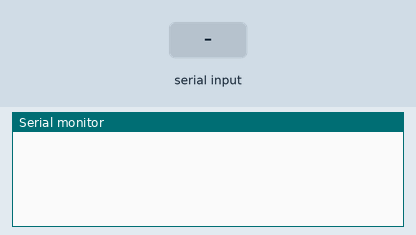
This sketch was run on a simulated Arduino Uno, built with avr-gcc and run on an emulated ATmega328P. On the bench: the last lines printed to the serial monitor. The inputs (shaded band) are chosen by the test bench.

Above: at 1.2 s.
1.3 s: "1\n" received over Serial
At 2.5 s:
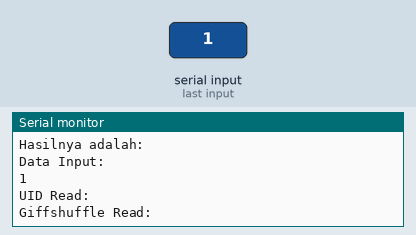
3.5 s: "0\n" received over Serial
At 4.9 s:
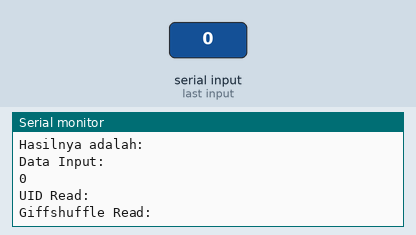

The sketch:

readDataToArduino.ino
```cpp
void setup() {
  Serial.begin(9600); // Initialize serial communication at a baud rate of 9600
}

void loop() {
  //Must Running Service node-red
  //Check if there is an input buffer incoming to the Arduino IDE
   if (Serial.available() > 0) {
      //Check if the UID has been registered or not?
      String uidChecking = "";  // Initialize an empty string to hold incoming data
      String gifshuffle = "";
      String input = "";

      int done = 0;
      char receivedChar;

      // Continue reading characters until a newline is received
      while (Serial.available() > 0) {
        receivedChar = Serial.read();  // Read the next character
        if (receivedChar == '\n') {
          done = 1;
          break;  // Exit the loop if newline character is received
        }
        input += receivedChar;  // Append the character to the data string
      }

      int positionSeparator = input.indexOf(';');
      if (positionSeparator != -1){
        uidChecking = input.substring(0, positionSeparator);
        gifshuffle = input.substring(positionSeparator + 1);
      }
      else{
        Serial.println("Not Valid Data");
      }

      Serial.println("Hasilnya adalah: ");
      Serial.println("Data Input: ");
      Serial.println(input);
      Serial.println("UID Read: ");
      Serial.println(uidChecking);
      Serial.println("Giffshuffle Read: ");
      Serial.println(gifshuffle);
    }
    delay(1000);
  }
```

Measured:
- after the input at 1.3 s, the serial monitor: prints a new line after 0.70 s (image 1)
- after the input at 3.5 s, the serial monitor: prints a new line after 0.58 s (image 2)
